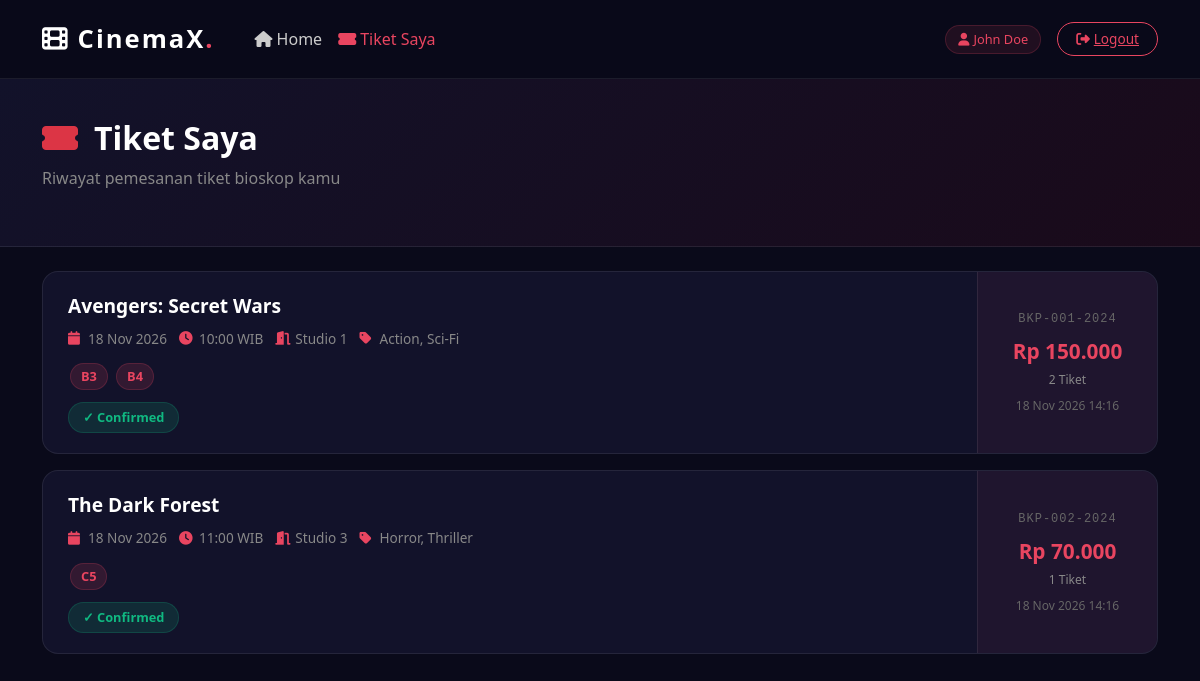
The page /user/tiket_saya.php (signed in) on the database its author committed.
### tables this page shows
CREATE TABLE transaksi (
    id INT AUTO_INCREMENT PRIMARY KEY,
    user_id INT NOT NULL,
    jadwal_id INT NOT NULL,
    kursi TEXT NOT NULL,
    total_harga DECIMAL(10,2) NOT NULL,
    tanggal_pesan TIMESTAMP DEFAULT CURRENT_TIMESTAMP,
    status ENUM('pending','confirmed','cancelled') DEFAULT 'confirmed',
    kode_booking VARCHAR(20) UNIQUE,
    FOREIGN KEY (user_id) REFERENCES users(id) ON DELETE CASCADE,
    FOREIGN KEY (jadwal_id) REFERENCES jadwal(id) ON DELETE CASCADE
);

CREATE TABLE film (
    id INT AUTO_INCREMENT PRIMARY KEY,
    judul VARCHAR(200) NOT NULL,
    genre VARCHAR(100) NOT NULL,
    durasi INT NOT NULL COMMENT 'dalam menit',
    rating VARCHAR(10) NOT NULL,
    sinopsis TEXT,
    poster VARCHAR(255),
    status ENUM('tayang','tidak') DEFAULT 'tayang',
    created_at TIMESTAMP DEFAULT CURRENT_TIMESTAMP
);

CREATE TABLE jadwal (
    id INT AUTO_INCREMENT PRIMARY KEY,
    film_id INT NOT NULL,
    studio VARCHAR(50) NOT NULL,
    tanggal DATE NOT NULL,
    jam TIME NOT NULL,
    harga DECIMAL(10,2) NOT NULL,
    created_at TIMESTAMP DEFAULT CURRENT_TIMESTAMP,
    FOREIGN KEY (film_id) REFERENCES film(id) ON DELETE CASCADE
);

### config/koneksi.php (called while the page is built, shortened)
<?php
function formatRupiah(int|float|string $angka): string {
    return 'Rp ' . number_format((float) $angka, 0, ',', '.');
}
?>

### user/tiket_saya.php (the view, shortened to what this page needs)
<?php
require_once __DIR__ . '/../config/koneksi.php';
$user_id = $_SESSION['user_id'];
$tikets = mysqli_query($conn,
    "SELECT t.*, f.judul, f.genre, j.studio, j.tanggal, j.jam
     FROM transaksi t
     JOIN jadwal j ON t.jadwal_id=j.id
     JOIN film f ON j.film_id=f.id
     WHERE t.user_id=$user_id
     ORDER BY t.tanggal_pesan DESC");
?>
<!DOCTYPE html>
<html lang="id">
<head>
    <link rel="stylesheet" href="https://cdnjs.cloudflare.com/ajax/libs/bootstrap/5.3.0/css/bootstrap.min.css">
    <link rel="stylesheet" href="https://cdnjs.cloudflare.com/ajax/libs/font-awesome/6.4.0/css/all.min.css">
</head>
<body>
<nav class="navbar navbar-expand-lg">
    <div class="container">
        <a class="navbar-brand" href="home.php"><i class="fas fa-film me-2"></i><?= SITE_NAME ?><span>.</span></a>
        <div class="collapse navbar-collapse" id="navMenu">
            <ul class="navbar-nav me-auto ms-3">
                <li class="nav-item"><a class="nav-link" href="home.php"><i class="fas fa-home me-1"></i>Home</a></li>
                <li class="nav-item"><a class="nav-link active" href="tiket_saya.php"><i class="fas fa-ticket-alt me-1"></i>Tiket Saya</a></li>
            </ul>
            <div class="d-flex align-items-center gap-3">
                <span class="user-badge"><i class="fas fa-user me-1"></i><?= htmlspecialchars($_SESSION['nama']) ?></span>
                <a href="../auth/logout.php" class="btn-logout"><i class="fas fa-sign-out-alt me-1"></i>Logout</a>
            </div>
        </div>
    </div>
</nav>
<div class="page-header">
    <div class="container">
        <h1 style="font-size:2rem;font-weight:900"><i class="fas fa-ticket-alt text-danger me-3"></i>Tiket Saya</h1>
        <p style="color:#888;margin-top:8px">Riwayat pemesanan tiket bioskop kamu</p>
    </div>
</div>
<div class="container py-4">
    <?php if (mysqli_num_rows($tikets) === 0): ?>
    <div class="empty-state">
        <div class="empty-icon">🎬</div>
        <h3 style="color:#fff;font-weight:700">Belum Ada Tiket</h3>
        <p style="color:#666">Kamu belum pernah memesan tiket. Yuk pesan sekarang!</p>
        <a href="home.php" style="background:var(--red);color:#fff;padding:12px 30px;border-radius:12px;text-decoration:none;font-weight:600;display:inline-block;margin-top:15px">
            <i class="fas fa-film me-2"></i>Lihat Film Tayang
        </a>
    </div>
    <?php else: ?>
    <?php while ($t = mysqli_fetch_assoc($tikets)):
        $seats = explode(',', $t['kursi']);
        $statusClass = 'status-' . $t['status'];
    ?>
    <div class="ticket-card">
        <div class="d-flex flex-wrap">
            <div class="ticket-left">
                <div class="film-name"><?= htmlspecialchars($t['judul']) ?></div>
                <div class="ticket-meta">
                    <div class="meta-item"><i class="fas fa-calendar"></i><?= date('d M Y', strtotime($t['tanggal'])) ?></div>
                    <div class="meta-item"><i class="fas fa-clock"></i><?= date('H:i', strtotime($t['jam'])) ?> WIB</div>
                    <div class="meta-item"><i class="fas fa-door-open"></i><?= htmlspecialchars($t['studio']) ?></div>
                    <div class="meta-item"><i class="fas fa-tag"></i><?= htmlspecialchars($t['genre']) ?></div>
                </div>
                <div class="mb-2">
                    <?php foreach ($seats as $s): ?>
                    <span class="seat-badge"><?= htmlspecialchars(trim($s)) ?></span>
                    <?php endforeach; ?>
                </div>
                <div style="display:flex;align-items:center;gap:12px;margin-top:10px">
                    <span class="status-badge <?= $statusClass ?>">
                        <?php if ($t['status'] === 'confirmed'): ?>✓ Confirmed
                        <?php elseif ($t['status'] === 'pending'): ?>⏳ Pending
                        <?php else: ?>✗ Cancelled<?php endif; ?>
                    </span>
                </div>
            </div>
            <div class="ticket-right">
                <div class="booking-code"><?= htmlspecialchars($t['kode_booking']) ?></div>
                <div class="total-price mt-2"><?= formatRupiah($t['total_harga']) ?></div>
                <div style="color:#888;font-size:.75rem;margin-top:4px"><?= count($seats) ?> Tiket</div>
                <div style="color:#666;font-size:.75rem;margin-top:8px"><?= date('d M Y H:i', strtotime($t['tanggal_pesan'])) ?></div>
            </div>
        </div>
    </div>
    <?php endwhile; ?>
    <?php endif; ?>
</div>
</body>
</html>

### user/tiket_saya.php (style rules this page uses)
:root { --red:#e94560; --dark:#0a0a1a; --card:#12122a; --border:rgba(255,255,255,0.08); }
body { background:var(--dark); color:#fff; font-family:'Segoe UI',sans-serif; min-height:100vh; }
.navbar { background:rgba(10,10,26,.95); backdrop-filter:blur(20px); border-bottom:1px solid var(--border); padding:15px 0; position:sticky; top:0; z-index:1000; }
.navbar-brand { font-size:1.6rem; font-weight:900; color:#fff !important; letter-spacing:2px; }
.navbar-brand span { color:var(--red); }
.nav-link { color:#ccc !important; }
.nav-link:hover, .nav-link.active { color:var(--red) !important; }
.btn-logout { background:transparent; border:1px solid var(--red); color:var(--red); padding:6px 18px; border-radius:20px; font-size:.85rem; }
.page-header { background:linear-gradient(135deg,#12122a,#1a0a1a); padding:40px 0; border-bottom:1px solid var(--border); }
.ticket-card { background:var(--card); border:1px solid var(--border); border-radius:16px; overflow:hidden; transition:.2s; margin-bottom:16px; }
.ticket-left { padding:20px 25px; flex:1; }
.ticket-right { background:rgba(233,69,96,.06); border-left:1px solid var(--border); padding:20px 25px; min-width:180px; display:flex; flex-direction:column; align-items:center; justify-content:center; text-align:center; }
.film-name { font-size:1.2rem; font-weight:800; margin-bottom:8px; }
.ticket-meta { display:flex; flex-wrap:wrap; gap:12px; margin-bottom:12px; }
.meta-item { display:flex; align-items:center; gap:6px; color:#888; font-size:.85rem; }
.meta-item i { color:var(--red); width:14px; }
.seat-badge { background:rgba(233,69,96,.15); color:#e94560; border:1px solid rgba(233,69,96,.2); padding:3px 10px; border-radius:15px; font-size:.8rem; font-weight:700; display:inline-block; margin:2px; }
.status-badge { padding:5px 14px; border-radius:20px; font-size:.8rem; font-weight:700; }
.status-confirmed { background:rgba(16,185,129,.15); color:#10b981; border:1px solid rgba(16,185,129,.2); }
.booking-code { font-size:.75rem; color:#666; font-family:monospace; letter-spacing:1px; }
.total-price { font-size:1.3rem; font-weight:900; color:#e94560; }
.user-badge { background:rgba(233,69,96,.1); border:1px solid rgba(233,69,96,.2); color:#e94560; padding:4px 12px; border-radius:20px; font-size:.8rem; }

### rows shown on the page
transaksi: film.judul "Avengers: Secret Wars", jadwal.tanggal "18 Nov 2026", jadwal.jam "10:00", jadwal.studio "Studio 1", film.genre "Action, Sci-Fi", kursi "B3", kursi "B4", status "✓ Confirmed", kode_booking "BKP-001-2024", total_harga "Rp 150.000", kursi "2", tanggal_pesan "18 Nov 2026 14:16"
transaksi: film.judul "The Dark Forest", jadwal.tanggal "18 Nov 2026", jadwal.jam "11:00", jadwal.studio "Studio 3", film.genre "Horror, Thriller", kursi "C5", status "✓ Confirmed", kode_booking "BKP-002-2024", total_harga "Rp 70.000", kursi "1", tanggal_pesan "18 Nov 2026 14:16"

### other values the page prints
SITE_NAME "CinemaX"
$_SESSION['nama'] "John Doe"
